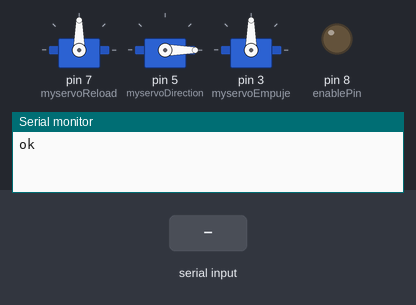
Simulated run of this sketch. Board: Arduino Uno, built with avr-gcc and run on an emulated ATmega328P. Shown: 3 × servo, output pins drawn as LEDs (lit = HIGH), the last lines printed to the serial monitor. The inputs (shaded band) are chosen by the test bench.

Above: at 2.2 s.
2.3 s: "1" received over Serial
At 4.3 s:
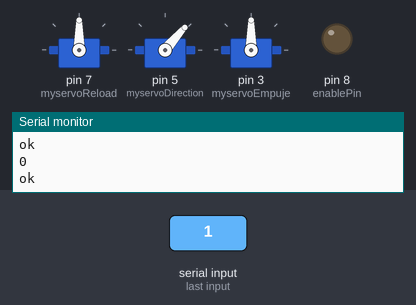
5.0 s: "0" received over Serial
At 7.7 s:
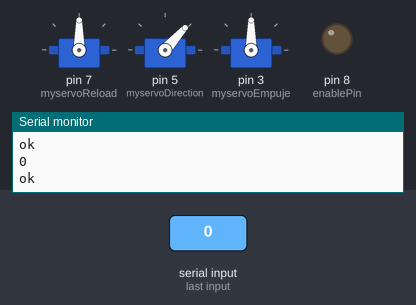
Timing chart, 0 to 9.2 s (numbered marks = the images above; inputs shaded):
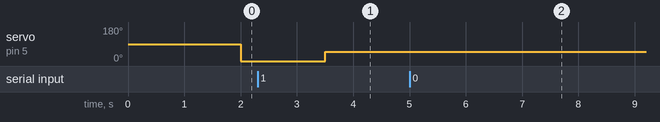

The sketch:

reievwithouthblue_v2.ino
```cpp
#include <Servo.h>
#include <AccelStepper.h>
#include <SoftwareSerial.h>

// SoftwareSerial Serial1(4,5); // RX, TX (Pins bluetooth)
int angle = 0;
int stp1 = 9;
int dir1 = 10;
int stp2 = 11;
int dir2 = 12;
int DistanciaRecorreguda = 0;
int primermov = 0;
int secmov = 0;
int Rotacio = 0;
bool secmoviment = false;
bool STOPPROGRAM = false;
int Anglesstorage = 0;
const int enablePin = 8;
int Reload = 1000;
AccelStepper stepper1(AccelStepper::DRIVER, stp1, dir1);
AccelStepper stepper2(AccelStepper::DRIVER, stp2, dir2);
Servo myservoReload;
Servo myservoDirection;
Servo myservoEmpuje;
int out;
struct frame_type {
  uint8_t angle;
  uint16_t step;
};

struct frame_type frame;

void setup() {
  pinMode(enablePin, OUTPUT);
  digitalWrite(enablePin, LOW);
  stepper1.setMaxSpeed(2000);
  stepper1.move(0);
  stepper1.setAcceleration(500);   //Hauriem de baixar la velocitat i tenir acceleracio molt alta perque no es noti
  //stepper1.setSpeed(0);

  stepper2.setMaxSpeed(2000);
  stepper2.move(0);
  stepper2.setAcceleration(500);
  //stepper2.setSpeed(0);

  myservoReload.attach(7);
  myservoDirection.attach(5);
  myservoEmpuje.attach(3);

  Serial.begin(9600);
  Serial.setTimeout(1000);
  Serial.println("");
  out = Serial.readBytes((char *)(&frame), sizeof(frame));
}

void loop() {
  if (STOPPROGRAM == false) {
    stepper1.run();
    stepper2.run();
  }


  if (stepper1.distanceToGo() == 0 && stepper2.distanceToGo() == 0) {
    if (secmoviment == false) {
      Serial.println("ok");
      int out = Serial.readBytes((char *)(&frame), sizeof(frame));
      Serial.flush();
      DistanciaRecorreguda = DistanciaRecorreguda + frame.step;
    }
    if (secmoviment == true) {
      Anglesstorage = Anglesstorage + 45;
      myservoReload.write(Anglesstorage);
      if (Anglesstorage >= 360) {
        STOPPROGRAM = true;
      }
      myservoDirection.write(frame.angle);
      delay(500);
      stepper1.move(secmov);
      stepper2.move(secmov);
      secmoviment = false;
    } else if (DistanciaRecorreguda > Rotacio) {
      secmov = DistanciaRecorreguda - Rotacio;
      primermov = frame.step - secmov;
      myservoDirection.write(frame.angle);
      delay(500);
      stepper1.move(primermov);
      stepper2.move(primermov);
      secmoviment = true;
      DistanciaRecorreguda = DistanciaRecorreguda - Rotacio;
    } else {
      myservoDirection.write(frame.angle);
      delay(500);
      stepper1.move(frame.step);
      stepper2.move(frame.step);
      Serial.println(frame.step);
    }
  }
}
```

Measured:
- after the input at 2.3 s, servo on pin 5 (myservoDirection): 0° → 49° after 1.2 s
- after the input at 5.0 s, servo on pin 5 (myservoDirection): 49° → 48° after 1.5 s
